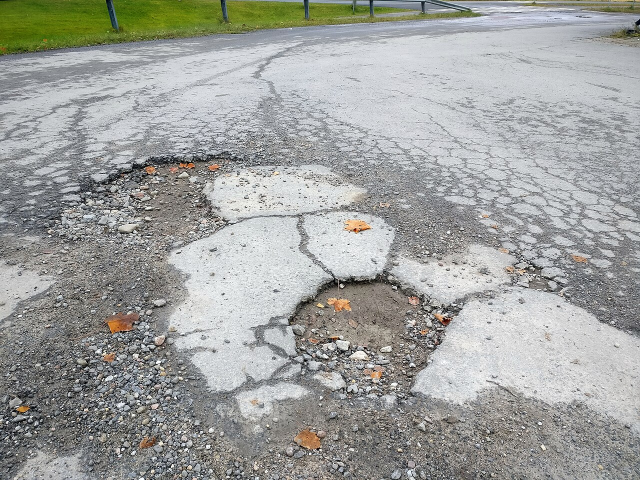
#> input picture tests/test_pothole_dataset/asphalt_road_multiple_potholes.jpg, 1280 x 960 px (shown at 1/2 size)
$ python -i vision_service.py   (imports and definitions only)
#> lines starting #> are read from the running program, lines starting #| are printed output that depends on the picture
import os
import io
from typing import Optional, Dict, Any, List
from PIL import Image, ImageFilter, ImageStat
from PIL.ExifTags import TAGS, GPSTAGS
from app.models.complaint import IssueType
from app.models.agent_state import ImageAnalysisResult

# [307 lines that did not run here, left out]

>>> import cv2
>>> picture = cv2.imread('../../tests/test_pothole_dataset/asphalt_road_multiple_potholes.jpg', cv2.IMREAD_GRAYSCALE)
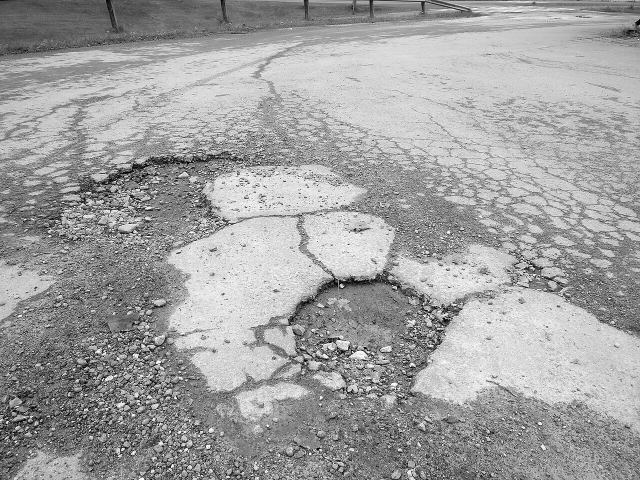
#> picture: shape (960, 1280) (shown at 1/2 size); min 0, max 255, mean 160.7
#> (the run stopped early here; a loop or call above may not have finished)

$ run again, on tests/test_pothole_dataset/big_open_road_crater.jpg
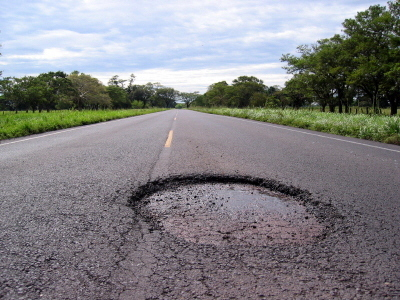
#> input picture tests/test_pothole_dataset/big_open_road_crater.jpg, 400 x 300 px
#> `picture = cv2.imread('../../tests/test_pothole_dataset/asphalt_road_mu..`:
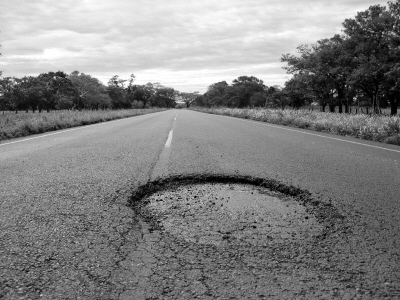
#> picture: shape (300, 400); min 0, max 255, mean 131.1
